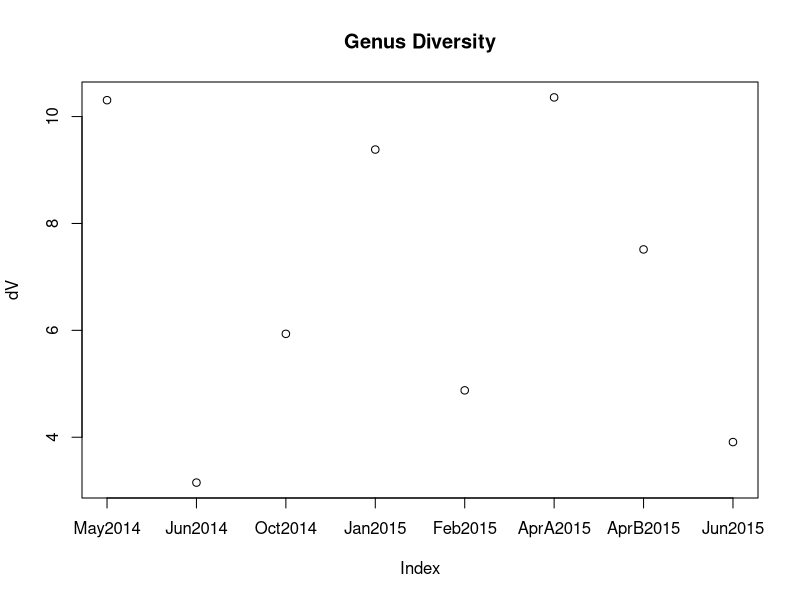
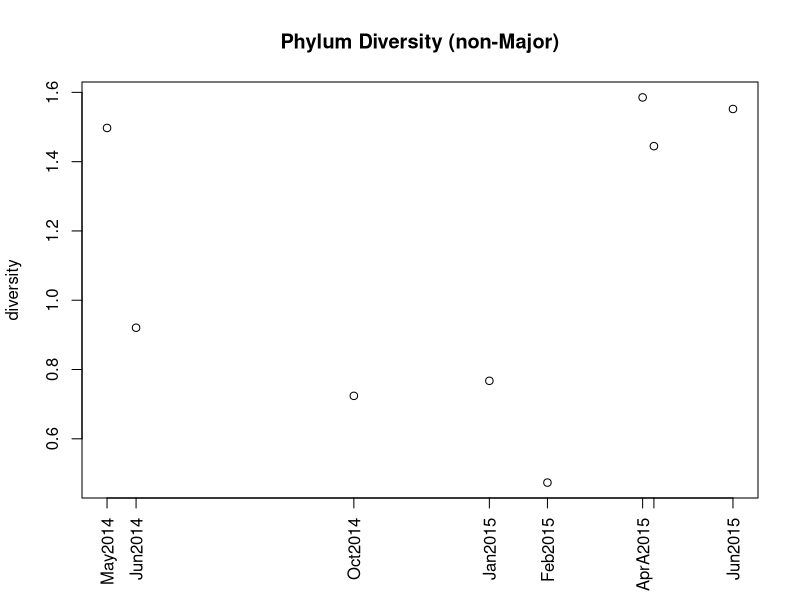
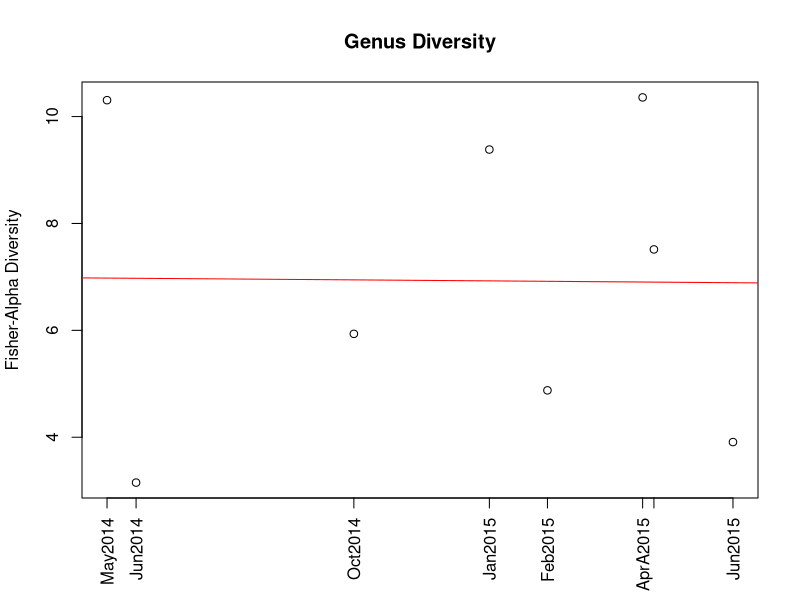
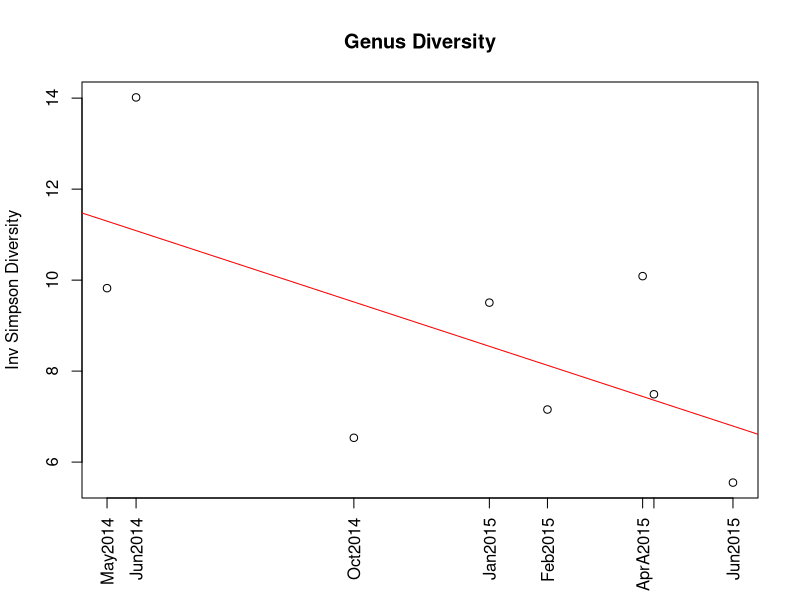
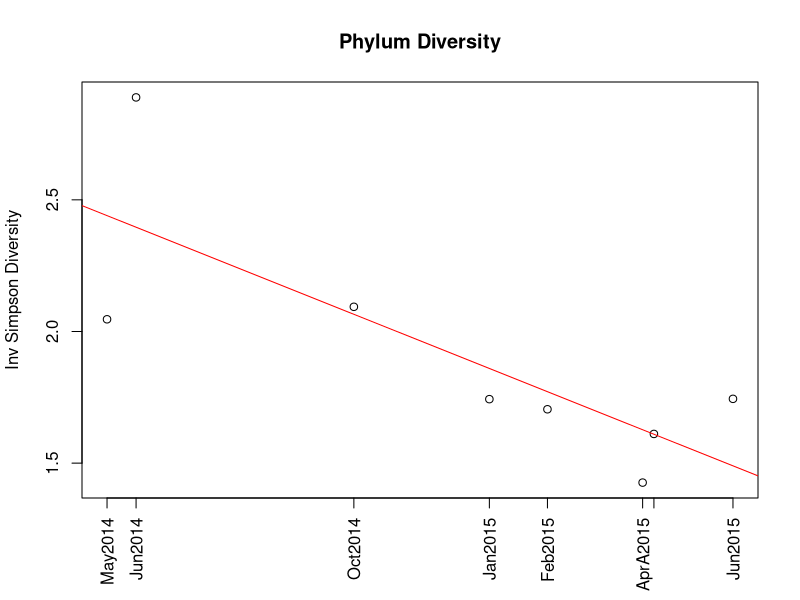
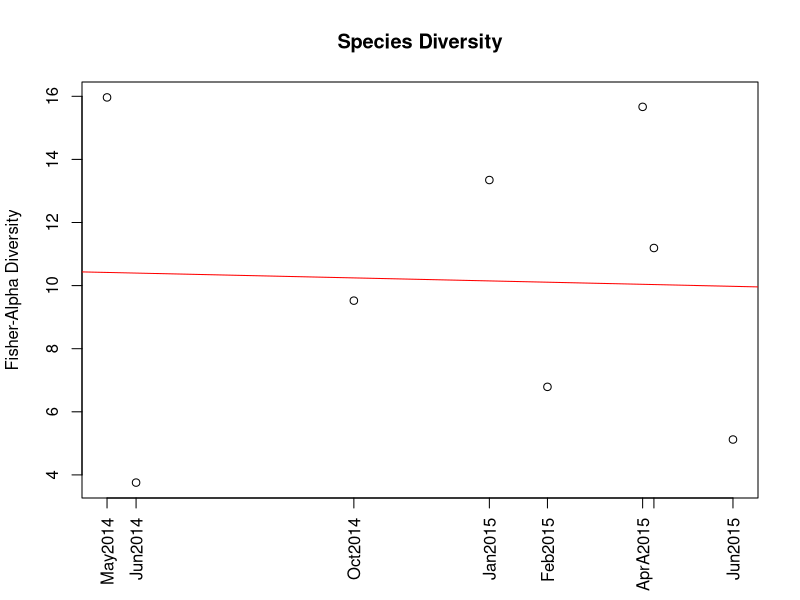
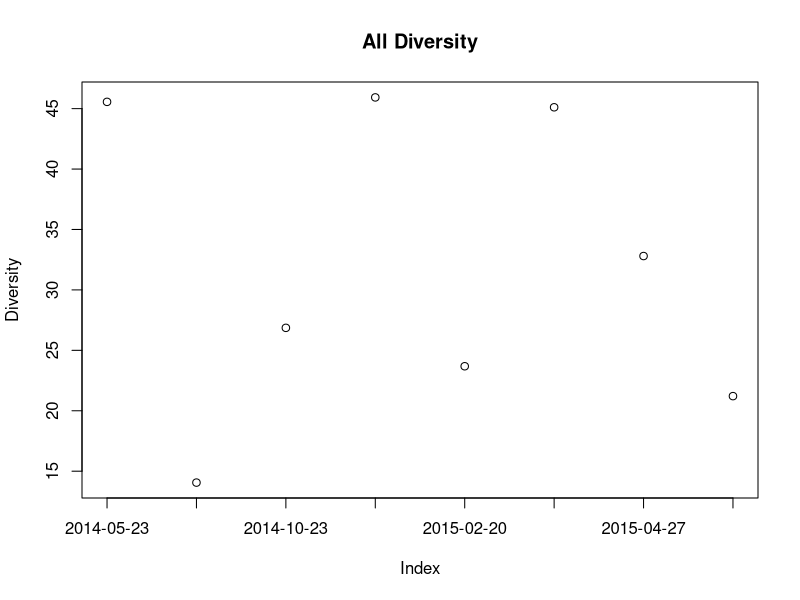

These charts were generated, in order, by the following R code:
# scratch file: I use this as an interactive terminal when I'm just "playing around"
# Should only keep stuff here in a single session.
# Okay to delete anything in here after the session is finished.
.myuBiomePath = "OneDrive/Projects/"
# set the root path for either Mac or Windows
if(Sys.info()["sysname"]=="Darwin") kRootPath=paste0("~/",.myuBiomePath) else kRootPath=paste0(paste0("c:/Users/",Sys.info()["login"]),"/",.myuBiomePath)

setwd(paste0(kRootPath,"uBiome"))

setwd("Data/sprague data")
allSprague <- read.csv("spragueResultsThruJun2015.csv")

allGenus <- allSprague[allSprague$tax_rank=="genus",]
allPhylum<-allSprague[allSprague$tax_rank=="phylum",]
allSpecies<-allSprague[allSprague$tax_rank=="species",]
require("vegan")

sapply(allSprague[,-(1:2)],fisher.alpha)
allSamples <- allGenus[,-(1:2)] # vector with just the genus vectors

require("ggplot2")
dV <- sapply(allSamples,fisher.alpha) #diversity vector
plot(dV,xaxt="n",main="Genus Diversity")
axis(1,1:8,labels=names(dV))

names(dV)<-c(as.Date("2014-5-23"),as.Date("2014-6-10"),as.Date("2014-10-23"),as.Date("2015-1-15"),as.Date("2015-2-20"),as.Date("2015-4-20"),as.Date("2015-4-27"),as.Date("2015-6-15"))
g<-names(allSprague)

dP <- sapply(allPhylum[-(1:2),-(1:2)],diversity)  #everything but the top 2 Phyla
dPDates<-as.Date(names(dV))
plot(dP~dPDates,main="Phylum Diversity (non-Major)",xlab="",ylab="diversity",xaxt="n")
axis(1,at=dPDates,labels=g[-(1:2)],las=2)

g<-names(allSprague)

# genus Fisher-Alpha diversity
dG <- sapply(allGenus[,-(1:2)],fisher.alpha)  
plot(dG~dPDates,main="Genus Diversity",xlab="",ylab="Fisher-Alpha Diversity",xaxt="n")
axis(1,at=dPDates,labels=g[-(1:2)],las=2)
abline(lm(dG~dPDates),col="red")

#genus diversity
dG <- sapply(allGenus[,-(1:2)],diversity,index="invsimpson")  
plot(dG~dPDates,main="Genus Diversity",xlab="",ylab="Inv Simpson Diversity",xaxt="n")
axis(1,at=dPDates,labels=g[-(1:2)],las=2)
abline(lm(dG~dPDates),col="red")

g<-names(allSprague)
#Phyla diversity
dP <- sapply(allPhylum[,-(1:2)],diversity,index="invsimpson")  
plot(dP~dPDates,main="Phylum Diversity",xlab="",ylab="Inv Simpson Diversity",xaxt="n")
axis(1,at=dPDates,labels=g[-(1:2)],las=2)
abline(lm(dP~dPDates),col="red")


#species diversity
dS <- sapply(allSpecies[,-(1:2)],fisher.alpha)
plot(dS~dPDates,main="Species Diversity",xlab="",ylab="Fisher-Alpha Diversity",xaxt="n")
axis(1,at=dPDates,labels=g[-(1:2)],las=2)
abline(lm(dS~dPDates),col="red")

names(dV)<-c(as.Date("2014-5-23"),as.Date("2014-6-10"),as.Date("2014-10-23"),as.Date("2015-1-15"),as.Date("2015-2-20"),as.Date("2015-4-20"),as.Date("2015-4-27"),as.Date("2015-6-15"))


plot(sapply(allSprague[-(1:3),-(1:2)],fisher.alpha),ylab="Diversity",xaxt="n",main="All Diversity")
axis(1,1:8,labels=names(dV))

